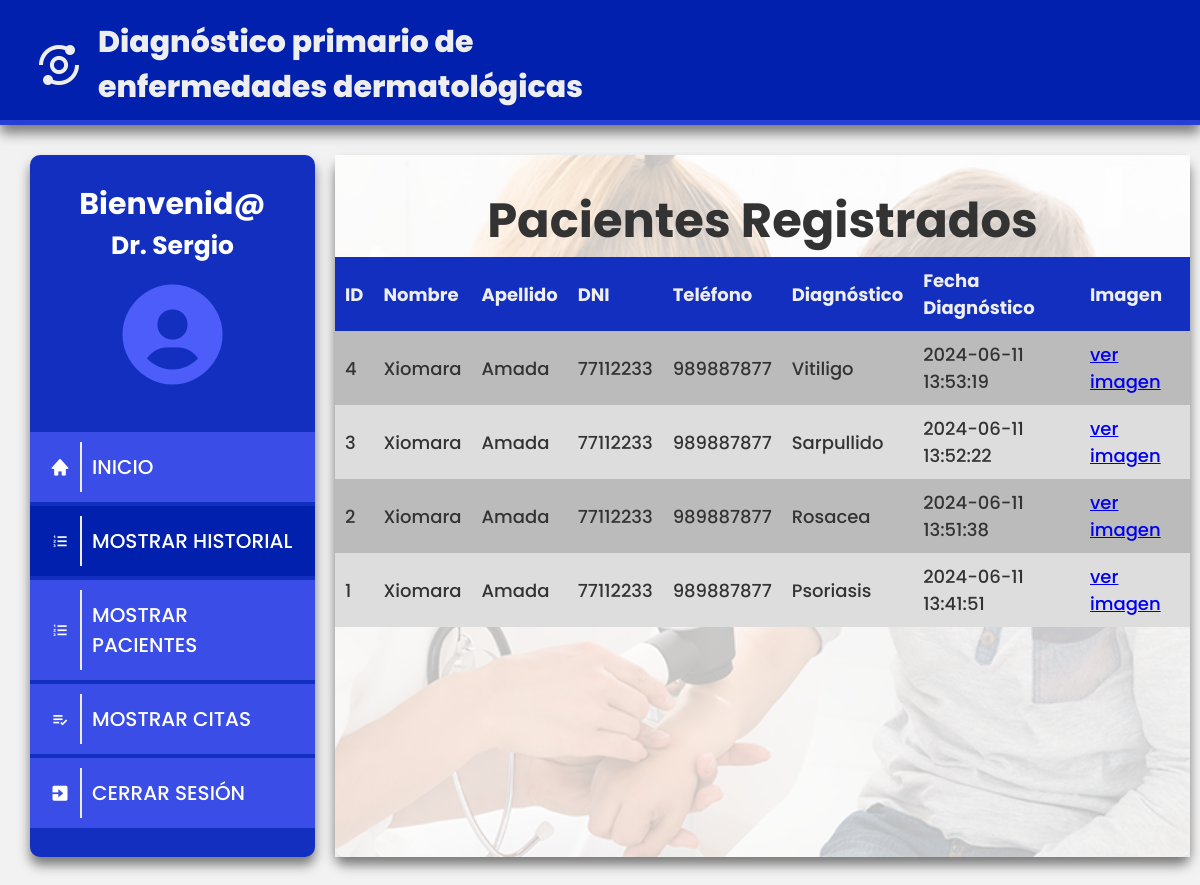
The page /show_record/1/Sergio on the database as committed earlier.
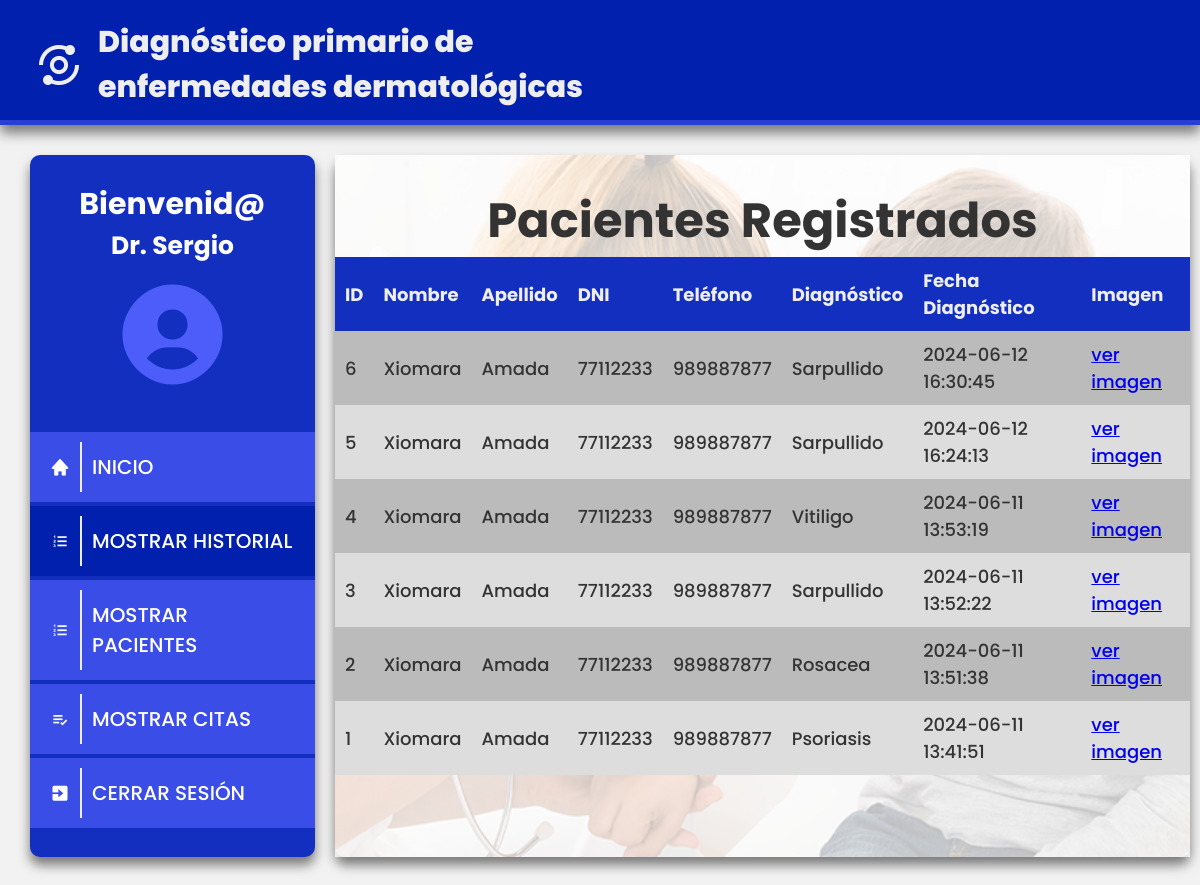
The same page on the database as committed later.
### tables this page shows
CREATE TABLE "Record" (
	"id"	INTEGER NOT NULL,
	"id_patient"	INTEGER NOT NULL,
	"image_url"	TEXT NOT NULL,
	"disease"	TEXT NOT NULL,
	"r_date"	TEXT NOT NULL,
	PRIMARY KEY("id" AUTOINCREMENT)
);

CREATE TABLE "Patients" (
	"id"	INTEGER NOT NULL,
	"name"	TEXT NOT NULL,
	"lastName"	TEXT NOT NULL,
	"document"	TEXT NOT NULL,
	"telf"	TEXT NOT NULL,
	"date"	TEXT,
	"email"	TEXT,
	"password"	TEXT NOT NULL,
	"disease"	TEXT,
	PRIMARY KEY("id")
);

### app.py (the view)
@app.route("/show_record/<int:doctor_id>/<doctor_name>")
def show_record(doctor_id, doctor_name):
    conn = sqlite3.connect(database_path)
    cursor = conn.cursor()
    cursor.execute(
        """
    SELECT *
    FROM Record
    INNER JOIN Patients ON Record.id_patient = Patients.id
    ORDER BY Record.id DESC;
    """
    )
    resultados = cursor.fetchall()
    cursor.close()
    conn.close()
    return render_template(
        "show_record.html",
        doctor_id=doctor_id,
        doctor_name=doctor_name,
        record=resultados,
    )

### templates/show_record.html
{% extends "interface_doctor.html" %}
{% block ul %}
<ul class="nav_list">
    <li><a class="menu_opcion" href="{{ url_for('interface_doctor',doctor_id = doctor_id) }}">
            <div>
                <i class='bx bxs-home'></i>
                <span>INICIO</span>
            </div>
        </a></li>
    <li><a class="menu_opcion activado"
            href="{{ url_for('show_record',doctor_id = doctor_id,doctor_name=doctor_name) }}"">
            <div>
                <i class='bx bx-list-ol'></i>
                <span>MOSTRAR HISTORIAL</span>
            </div>
        </a></li>
    <li><a class=" menu_opcion" href="{{ url_for('show_patients',doctor_id=doctor_id, doctor_name = doctor_name) }}">
            <div>
                <i class='bx bx-list-ol'></i>
                <span>MOSTRAR PACIENTES</span>
            </div>
        </a></li>
    <li><a class="menu_opcion" href="{{ url_for('show_dates',doctor_id=doctor_id, doctor_name=doctor_name) }}">
            <div>
                <i class='bx bx-list-check'></i>
                <span>MOSTRAR CITAS</span>
            </div>
        </a></li>
    <li><a class="menu_opcion" href="{{ url_for('index') }}">
            <div>
                <i class='bx bxs-exit'></i>
                <span>CERRAR SESIÓN</span>
            </div>
        </a></li>
</ul>
{% endblock %}
{% block content %}
<div class="overlay_3">
    <h1>Pacientes Registrados</h1>
    <div class="patients_table">
        <table>
            <tr>
                <th>ID</th>
                <th>Nombre</th>
                <th>Apellido</th>
                <th>DNI</th>
                <th>Teléfono</th>
                <th>Diagnóstico</th>
                <th>Fecha Diagnóstico</th>
                <th>Imagen</th>
            </tr>
            {% for r in record %}
            <tr>
                <td>{{ r[0] }}</td>
                <td>{{ r[6] }}</td>
                <td>{{ r[7] }}</td>
                <td>{{ r[8] }}</td>
                <td>{{ r[9] }}</td>
                <td>{{ r[3] }}</td>
                <td>{{ r[4][:19] }}</td>
                <td>
                    <a
                        href="{{ url_for('show_record_image', doctor_id=doctor_id, doctor_name=doctor_name, record_img=r[0]) }}">ver
                        imagen</a>
                </td>
            </tr>
            {% endfor %}
        </table>
    </div>
</div>
{% endblock %}

Rows that differ between the two databases and show on the page:
added Record: id "6", name "Xiomara", lastName "Amada", document "77112233", telf "989887877", disease "Sarpullido", r_date "2024-06-12 16:30:45"
added Record: id "5", name "Xiomara", lastName "Amada", document "77112233", telf "989887877", disease "Sarpullido", r_date "2024-06-12 16:24:13"
